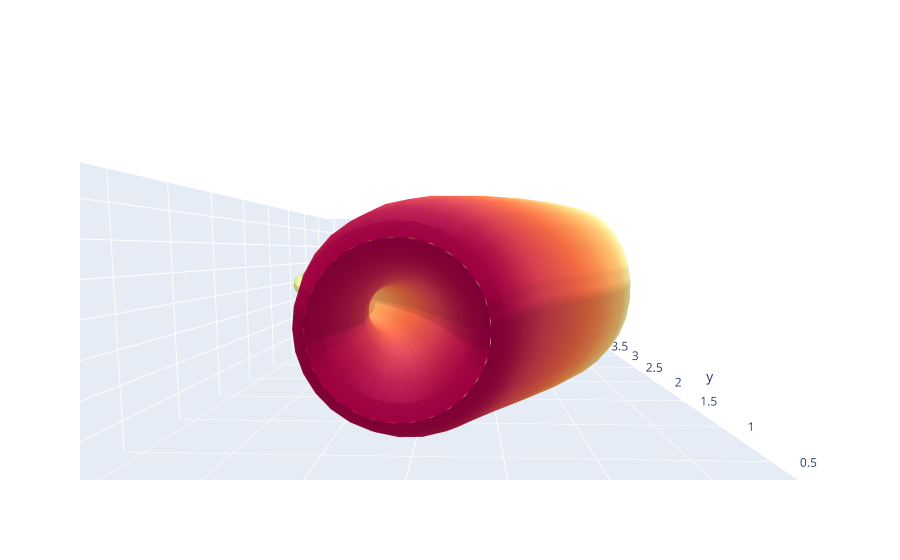

The notebook cell saved with this chart:
### Code cell
fig = go.Figure(data=[go.Surface(x=x, y=y, z=z, surfacecolor=y,
                                 colorscale='Spectral')])

# fig.update_layout(title='Tycho Crater on the Moon (Altitude Map)', autosize=True,
#                   scene=dict(
#                       xaxis = dict(
#                           title = 'Longitude (degree)',
#                       ),
#                       yaxis = dict(
#                           title = 'Latitude (degree)',
#                       ),
#                       zaxis = dict(
#                           title = 'Altitude (km)',
#                       ),
#                       #aspectmode='data',
#                       aspectratio=dict(x=1, y=1, z=0.05)
#                   ),
#                   scene_camera=dict(
#                       center=dict(x=0, y=0, z=0),
#                       #eye = dict(x=2, y=2, z=0.1)
#                   ),
#                   width=1000, height=500,
#                   margin=dict(l=0, r=0, b=0, t=50))

fig.update_traces(showscale=False)
# fig.write_html("./Tycho_altitude.html")
fig.show()

### Figure 1 — Plotly figure (JSON) as saved in the notebook; plotly's stock layout.template omitted (floating-point values rounded to 4 significant figures; data arrays with more than 128 entries replaced by an {"elided": "..."} marker saying what was removed)
{"data": [{"colorscale": [[0, "rgb(158,1,66)"], [0.1, "rgb(213,62,79)"], [0.2, "rgb(244,109,67)"], [0.3, "rgb(253,174,97)"], [0.4, "rgb(254,224,139)"], [0.5, "rgb(255,255,191)"], [0.6, "rgb(230,245,152)"], [0.7, "rgb(171,221,164)"], [0.8, "rgb(102,194,165)"], [0.9, "rgb(50,136,189)"], [1, "rgb(94,79,162)"]], "showscale": false, "surfacecolor": {"elided": "30x30 float values"}, "type": "surface", "x": {"elided": "30x30 float values"}, "y": {"elided": "30x30 float values"}, "z": {"elided": "30x30 float values"}}], "layout": {"autosize": true, "scene": {"aspectmode": "auto", "aspectratio": {"x": 1.216, "y": 1.537, "z": 0.5351}, "camera": {"center": {"x": 0, "y": 0, "z": 0}, "eye": {"x": 0.04702, "y": -1.382, "z": 0.1169}, "projection": {"type": "perspective"}, "up": {"x": 0, "y": 0, "z": 1}}}}}
